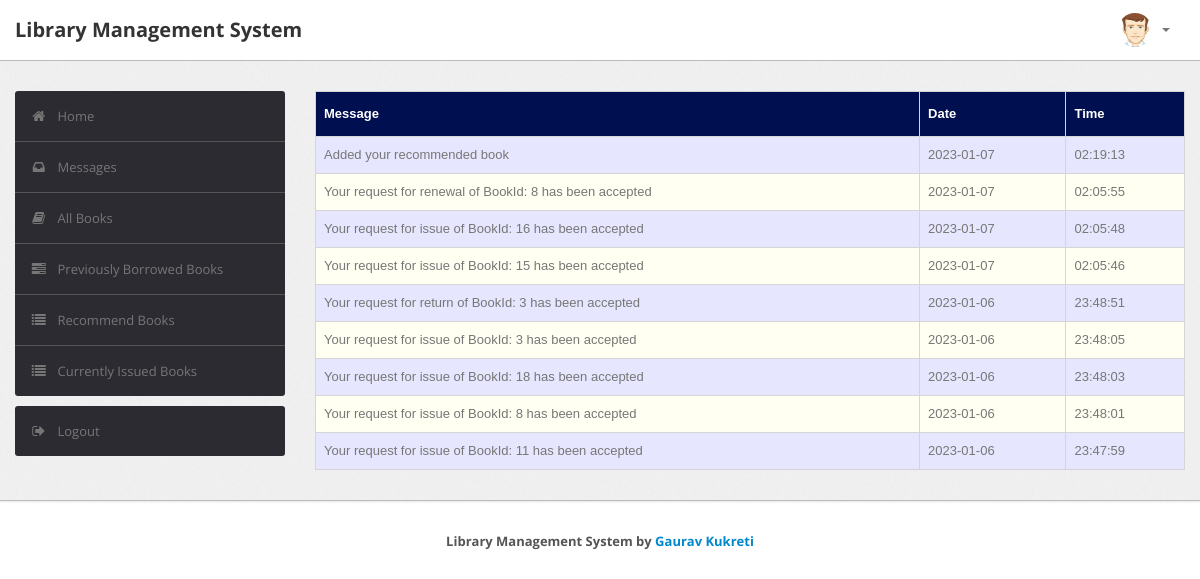
Page /student/message.php (signed in) on the committed database.
### tables this page shows
CREATE TABLE `message` (
  `M_Id` int(10) NOT NULL,
  `RollNo` varchar(50) DEFAULT NULL,
  `Msg` varchar(255) DEFAULT NULL,
  `Date` date DEFAULT NULL,
  `Time` time DEFAULT NULL
);

### student/message.php (the view, shortened to what this page needs)
<?php
require('dbconn.php');
?>
<?php
if ($_SESSION['RollNo']) {
    ?>
<!DOCTYPE html>
<html lang="en">
    <head>
        <link type="text/css" href="bootstrap/css/bootstrap.min.css" rel="stylesheet">
        <link type="text/css" href="bootstrap/css/bootstrap-responsive.min.css" rel="stylesheet">
        <link type="text/css" href="css/theme.css" rel="stylesheet">
        <link type="text/css" href="images/icons/css/font-awesome.css" rel="stylesheet">
    </head>
    <body>
        <div class="navbar navbar-fixed-top">
            <div class="navbar-inner">
                <div class="container">
                        <a class="brand" href="index.php">Library Management System </a>
                    <div class="nav-collapse collapse navbar-inverse-collapse">
                        <ul class="nav pull-right">
                            <li class="nav-user dropdown"><a href="#" class="dropdown-toggle" data-toggle="dropdown">
                                <img src="images/user.png" class="nav-avatar" />
                                <b class="caret"></b></a>
                            </li>
                        </ul>
                    </div>
                </div>
            </div>
        </div>
        <div class="wrapper">
            <div class="container">
                <div class="row">
                    <div class="span3">
                        <div class="sidebar">
                            <ul class="widget widget-menu unstyled">
                                <li class="active"><a href="index.php"><i class="menu-icon icon-home"></i>Home
                                </a></li>
                                 <li><a href="message.php"><i class="menu-icon icon-inbox"></i>Messages</a>
                                </li>
                                <li><a href="book.php"><i class="menu-icon icon-book"></i>All Books </a></li>
                                <li><a href="history.php"><i class="menu-icon icon-tasks"></i>Previously Borrowed Books </a></li>
                                <li><a href="recommendations.php"><i class="menu-icon icon-list"></i>Recommend Books </a></li>
                                <li><a href="current.php"><i class="menu-icon icon-list"></i>Currently Issued Books </a></li>
                            </ul>
                            <ul class="widget widget-menu unstyled">
                                <li><a href="logout.php"><i class="menu-icon icon-signout"></i>Logout </a></li>
                            </ul>
                        </div>
                    </div>
                    <div class="span9">
                        <table class="table" id = "tables">
                                  <thead>
                                    <tr>
                                      <th>Message</th>
                                      <th>Date</th>
                                      <th>Time</th>
                                    </tr>
                                  </thead>
                                  <tbody>
                                    <?php
                                    $rollno=$_SESSION['RollNo'];
                            $sql="select * from lms.message where RollNo='$rollno' order by Date DESC,Time DESC";
                            $result=$conn->query($sql);
                            while($row=$result->fetch_assoc())
                            {
                                $msg=$row['Msg'];
                                $date=$row['Date'];
                                $time=$row['Time'];
                            ?>
                                    <tr>
                                      <td><?php echo $msg ?></td>
                                      <td><?php echo $date ?></td>
                                      <td><?php echo $time ?></td>
                                    </tr>
                               <?php } ?>
                               </tbody>
                                </table>
                            </div>
                </div>
            </div>
        </div>
        <div class="footer">
            <div class="container" style="display: flex; justify-content: center; align-items: center;">
                <b>Library Management System by <a target="_blank" href="https://github.com/GauravKukreti">Gaurav
                        Kukreti</a></b>
            </div>
        </div>
    </body>
</html>
<?php }
else {
    echo "<script type='text/javascript'>alert('Access Denied!!!')</script>";
} ?>

### student/css/theme.css (style rules this page uses)
#tables { font-family: "Trebuchet MS", Arial, Helvetica, sans-serif; border-collapse: collapse; width: 100%; }
#tables td, #tables th { border: 1px solid #ddd; padding: 8px; }
#tables tr:nth-child(even) { background-color: #fffff2; }
#tables tr:nth-child(odd) { background-color: #e6e6ff; }
#tables th { padding-top: 12px; padding-bottom: 12px; text-align: left; background-color: #000F50; color: white; }
body { font-size: 13px; font-family: 'Open Sans', Arial, sans-serif; background: #fff; color: #777 }
strong, b { color: #555 }
.wrapper { background: url(../images/bg.png) #eee; border-bottom: 1px solid #bbb; -webkit-box-shadow: 0 1px 2px rgba(0,0,0,0.1); -moz-box-shadow: 0 1px 2px rgba(0,0,0,0.1); box-shadow: 0 1px 2px rgba(0,0,0,0.1); padding: 30px 0 }
.footer { color: #999; padding: 30px 0 60px }
body [class^="icon-"], body [class*=" icon-"] { font-size: 14px; line-height: 20px; height: 20px }
.navbar { position: static!important; margin: 0!important }
.navbar .navbar-inner { background: #fff; border-bottom: 1px solid #bbb; -webkit-box-shadow: 0 1px 2px rgba(0,0,0,0.15); -moz-box-shadow: 0 1px 2px rgba(0,0,0,0.15); box-shadow: 0 1px 2px rgba(0,0,0,0.15) }
.navbar .brand { color: #333; font-weight: bold; font-size: 20px; margin-right: 20px; padding: 20px }
.navbar .nav>li>a { padding: 20px 15px; font-weight: bold; color: #777 }
.nav-user>a { height: 20px }
.nav-avatar { width: 34px; height: 34px; margin: -7px 5px 0 0; -webkit-border-radius: 50%; -moz-border-radius: 50%; border-radius: 50% }
.table { margin-bottom: 0 }
.table th, .table td { border-color: #d5d5d5!important }
.widget-menu { background: #fff; -webkit-border-radius: 3px; -moz-border-radius: 3px; border-radius: 3px; overflow: hidden }
.widget-menu a { color: #555; display: block; line-height: 20px; padding: 15px; text-decoration: none!important }
.widget-menu .menu-icon { margin-right: 10px; color: #767676; -webkit-transition: all .2s ease-in-out; -moz-transition: all .2s ease-in-out; transition: all .2s ease-in-out; }
.widget-menu>li+li { border-top: 1px solid #555 }
.widget-menu>li>a { background-color: #2d2b32; color: #767676; -webkit-transition: all .2s ease-in-out; -moz-transition: all .2s ease-in-out; transition: all .2s ease-in-out; }

### rows in the picture
message: Msg "Added your recommended book", Date "2023-01-07", Time "02:19:13"
message: Msg "Your request for renewal of BookId: 8 has been accepted", Date "2023-01-07", Time "02:05:55"
message: Msg "Your request for issue of BookId: 16 has been accepted", Date "2023-01-07", Time "02:05:48"
message: Msg "Your request for issue of BookId: 15 has been accepted", Date "2023-01-07", Time "02:05:46"
message: Msg "Your request for return of BookId: 3 has been accepted", Date "2023-01-06", Time "23:48:51"
message: Msg "Your request for issue of BookId: 3 has been accepted", Date "2023-01-06", Time "23:48:05"
message: Msg "Your request for issue of BookId: 18 has been accepted", Date "2023-01-06", Time "23:48:03"
message: Msg "Your request for issue of BookId: 8 has been accepted", Date "2023-01-06", Time "23:48:01"
message: Msg "Your request for issue of BookId: 11 has been accepted", Date "2023-01-06", Time "23:47:59"
